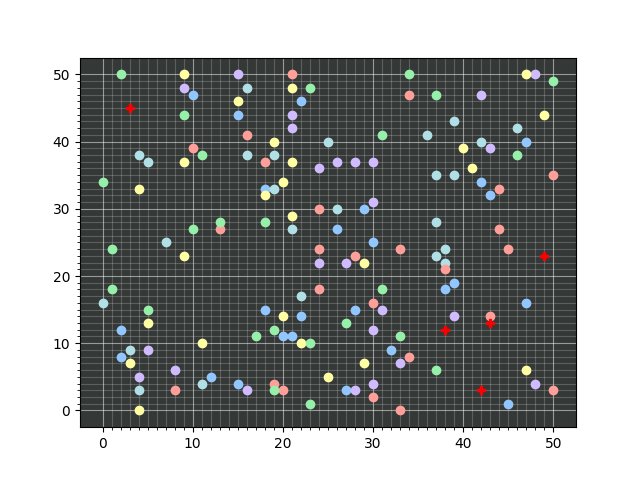

Here is the Python script that generated this plot:
import numpy as np
import matplotlib.pyplot as plt
from matplotlib.pyplot import figure
import csv

plt.style.use('seaborn-pastel')

figure(figsize=(10, 10), dpi=150)

# see every step of grid and in graph
tick_spacing = 1
fig, ax = plt.subplots(1,1)

# major ticks every 10, minor ticks every 5
major_ticks = np.arange(0, 51, 10)
minor_ticks = np.arange(0, 51, 1)

ax.set_autoscale_on(False)

ax.set_xticks(major_ticks)
ax.set_xticks(minor_ticks, minor=True)
ax.set_yticks(major_ticks)
ax.set_yticks(minor_ticks, minor=True)

# background colour
ax.set_facecolor('xkcd:charcoal')

# grid
ax.grid(which='minor', alpha=0.2, color = 'w', linestyle = '-')
ax.grid(which='major', alpha=0.5, color = 'w', linestyle = '-')

# points set to always show full graph
plt.plot(0, 0)
plt.plot(50, 50)

# loop for houses
with open('database/district_1/district-1_houses.csv','r') as csvfile:
    plots = csv.reader(csvfile, delimiter=',')
    next(plots)
    for row in plots:
        plt.plot(int(row[0]), int(row[1]), 'o')

with open('database/district_1/district-1_batteries.csv','r') as csvfile:
    plots = csv.reader(csvfile, delimiter=',')
    next(plots)
    for row in plots:
        x_cor, y_cor = row[0].split(',')
        plt.plot(int(x_cor), int(y_cor), 'Pr')

# save as image
plt.savefig("grid")